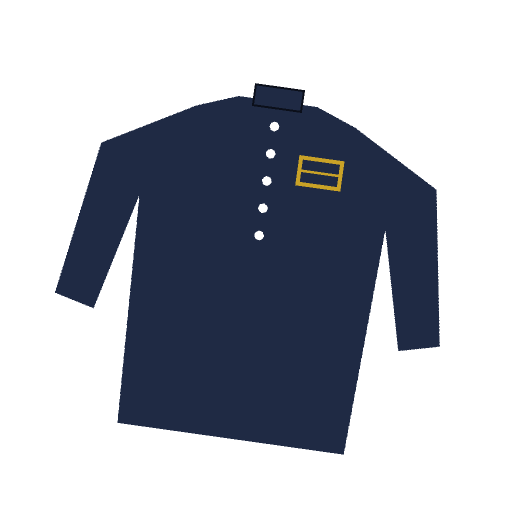
#> input picture tests/data/batch-uji-cacat/foto/F01.png, 1024 x 1024 px (shown at 1/2 size)
$ python -i komposit.py   (imports and definitions only)
#> lines starting #> are read from the running program, lines starting #| are printed output that depends on the picture; after the words box and inside, x2 and y2 are one past the last pixel; in counts of white or black regions, pixels touching at a corner belong together
"""Foto komposit: produk ASLI dari foto master ditempel di atas latar buatan AI.

Dipakai untuk foto yang produknya harus 100% sama (F01-F03, foto utama katalog). Model gambar hanya membuat
latar; piksel produk diambil langsung dari master, jadi kancing/bordir/kerah tidak mungkin berubah.

Syarat master: latar polos (putih/abu/satu warna), produk tidak menyentuh tepi foto. Kalau latar tidak polos,
script berhenti dengan pesan error (tidak ditebak): pakai scene AI biasa atau minta master yang lebih bersih.

  python3 scripts/komposit.py --master depan.jpg --latar latar.png --out F01.png
Exit 0 = selesai, 2 = master/latar tidak bisa dipakai.
"""
import argparse, json, sys
from PIL import Image, ImageChops, ImageDraw, ImageFilter

SISI_MASK = 600      # mask dihitung di ukuran kecil supaya cepat (floodfill PIL berjalan di Python)
AMBANG = 40          # beda warna dari latar (0-255) yang masih dianggap latar
AREA_MIN, AREA_MAX = 0.05, 0.92


class GagalKomposit(Exception):
    pass


def _warna_latar(im):
    """Median warna piksel tepi foto."""
    w, h = im.size
    px = im.load()
    tepi = [px[x, y] for x in range(w) for y in (0, h - 1)] + [px[x, y] for y in range(h) for x in (0, w - 1)]
    return tuple(sorted(c[i] for c in tepi)[len(tepi) // 2] for i in range(3)), tepi


def potong(master):
    """Kembalikan gambar RGBA produk (latar transparan), dipotong rapat ke batas produk."""
    with Image.open(master) as asli:
#> asli is the input picture: PIL image 1024x1024 RGB; mean R, G, B 173.2, 177.2, 186.3
        im = asli.convert("RGB")
    kecil = im.copy()
    kecil.thumbnail((SISI_MASK, SISI_MASK))
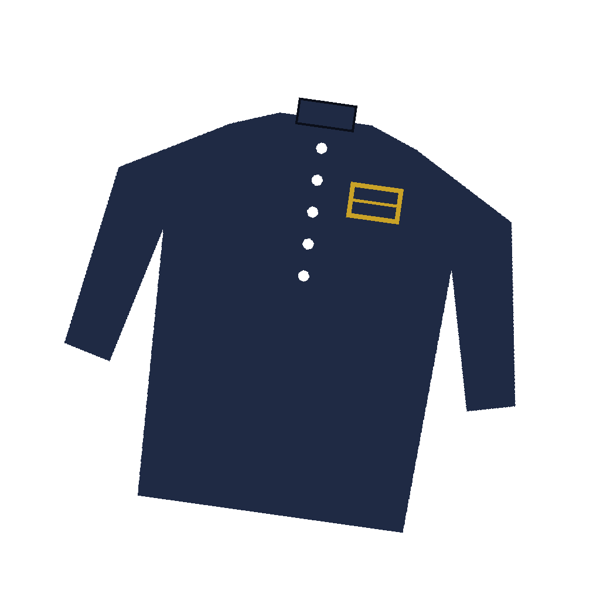
#> kecil: PIL image 600x600 RGB; mean R, G, B 173.2, 177.1, 186.3
    latar, tepi = _warna_latar(kecil)
#> in _warna_latar, `tepi = [px[x, y] for x in range(w) for y in (0, h - 1)] + [px[x, y] fo..`: tepi = 2400 items, first 6: (255, 255, 255), (255, 255, 255), (255, 255, 255), (255, 255, 255), (255, 255, 255), (255, 255, 255)
#> latar = (255, 255, 255)
    beda_tepi = sorted(max(abs(c[i] - latar[i]) for i in range(3)) for c in tepi)
#> beda_tepi = 2400 values from 0 to 0
    if beda_tepi[int(len(beda_tepi) * 0.9)] > AMBANG:
        raise GagalKomposit("latar master tidak polos (tepi foto berwarna-warni): potong otomatis tidak aman")

    r, g, b = ImageChops.difference(kecil, Image.new("RGB", kecil.size, latar)).split()
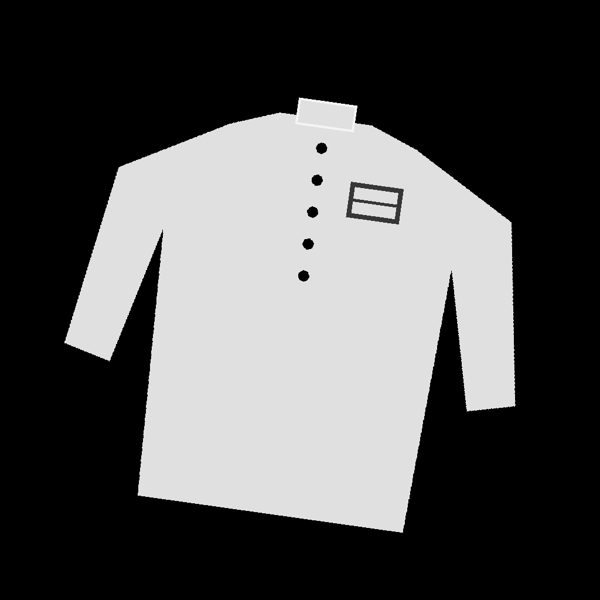
#> r: PIL image 600x600 L; min 0, max 255, mean 81.8
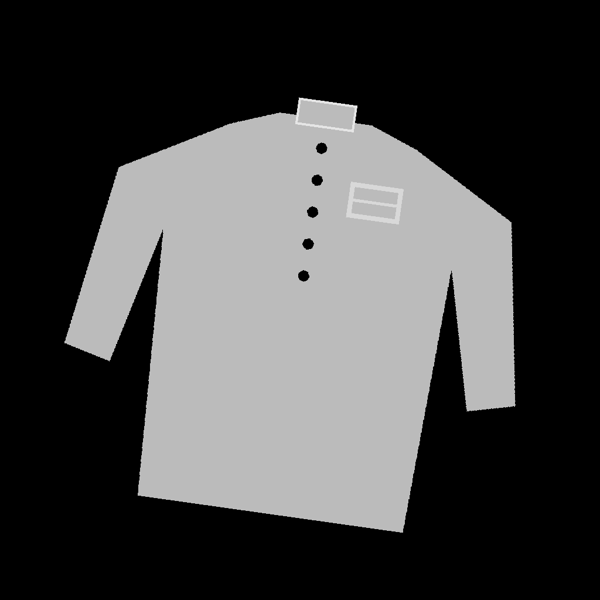
#> b: PIL image 600x600 L; min 0, max 251, mean 68.7
    beda = ImageChops.lighter(ImageChops.lighter(r, g), b)
    biner = beda.point(lambda v: 255 if v > AMBANG else 0)
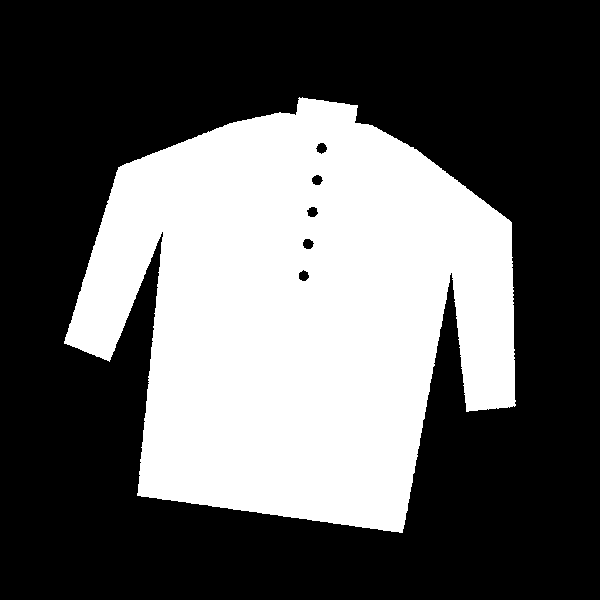
#> biner: PIL image 600x600 L; 36.9% white; 1 white region, box (x1, y1, x2, y2) and area: (64, 97, 516, 533) 132783
    # latar = area mirip warna latar yang TERSAMBUNG ke tepi; warna mirip di dalam produk (kancing putih) tetap produk
    w, h = biner.size
    px = biner.load()
    for x, y in [(x, 0) for x in range(w)] + [(x, h - 1) for x in range(w)] + \
                [(0, y) for y in range(h)] + [(w - 1, y) for y in range(h)]:
        if px[x, y] == 0:
            ImageDraw.floodfill(biner, (x, y), 128, thresh=0)
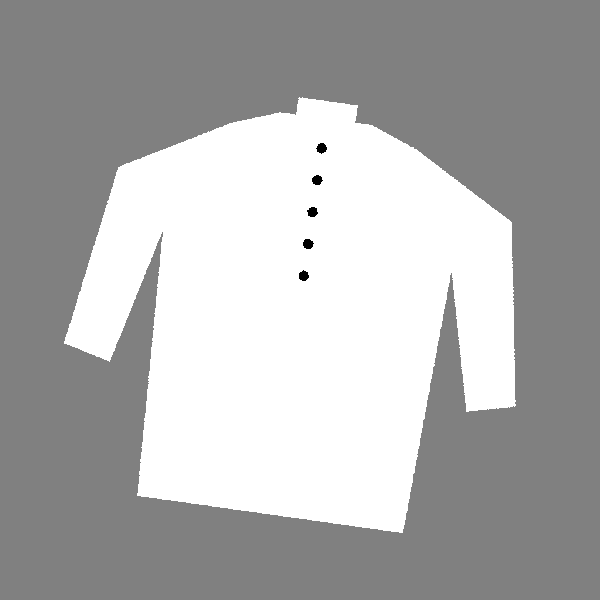
#> biner: PIL image 600x600 L; min 0, max 255, mean 174.7
    mask = biner.point(lambda v: 0 if v == 128 else 255)
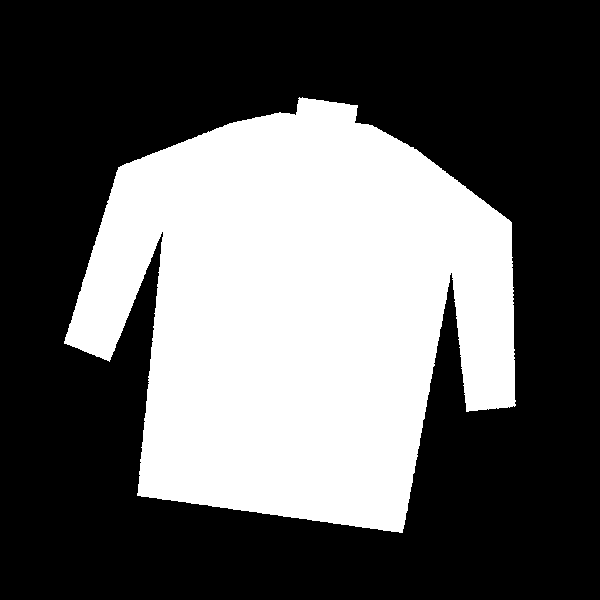
#> mask: PIL image 600x600 L; 37% white; 1 white region, box (x1, y1, x2, y2) and area: (64, 97, 516, 533) 133194

    area = sum(mask.histogram()[255:]) / (w * h)
#> area = 0.37
    if not AREA_MIN <= area <= AREA_MAX:
        raise GagalKomposit(f"produk terdeteksi {area:.0%} dari foto (wajar {AREA_MIN:.0%}-{AREA_MAX:.0%}): "
                            "cek master (produk terpotong, terlalu kecil, atau menyatu dengan latar)")
    # kecilkan tepi 1 px supaya sisa warna latar tidak terlihat, lalu haluskan
    mask = mask.filter(ImageFilter.MinFilter(3)).resize(im.size, Image.LANCZOS).filter(ImageFilter.GaussianBlur(1))
#> mask: PIL image 1024x1024 L
    produk = im.convert("RGBA")
    produk.putalpha(mask)
    kotak = mask.point(lambda v: 255 if v > 128 else 0).getbbox()
#> kotak = (112, 169, 877, 908)
    if not kotak:
        raise GagalKomposit("produk tidak terdeteksi di master")
    return produk.crop(kotak)
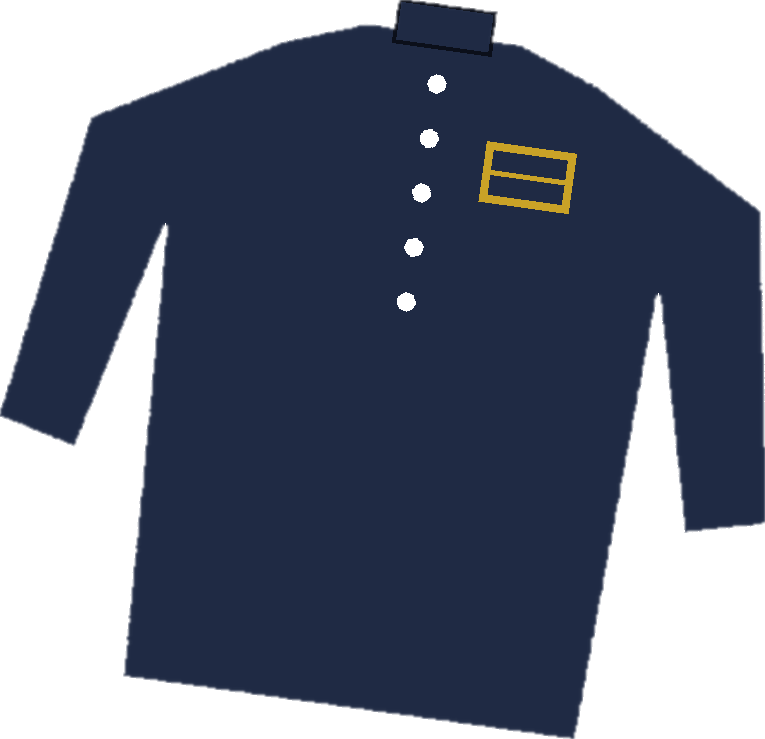
#> returned value: PIL image 765x739 RGBA; mean R, G, B, A 103.4, 110.7, 127.6, 171.7; transparent parts drawn white


def _kotak_latar(latar_path, ukuran):
    with Image.open(latar_path) as asli:
        im = asli.convert("RGB")
    s = min(im.size)  # potong tengah jadi persegi
    kiri, atas = (im.width - s) // 2, (im.height - s) // 2
    return im.crop((kiri, atas, kiri + s, atas + s)).resize((ukuran, ukuran), Image.LANCZOS)


def tempel(produk, latar_path, out, ukuran=1024, tinggi=0.84, lebar=0.86):
    """Tempel produk RGBA di tengah-bawah latar persegi, dengan bayangan lembut."""
    kanvas = _kotak_latar(latar_path, ukuran).convert("RGBA")
    skala = min(tinggi * ukuran / produk.height, lebar * ukuran / produk.width)
    p = produk.resize((max(1, round(produk.width * skala)), max(1, round(produk.height * skala))), Image.LANCZOS)
    x = (ukuran - p.width) // 2
    y = ukuran - p.height - round(0.05 * ukuran)

    bayangan = Image.new("L", (ukuran, ukuran), 0)
    lebar_b = round(p.width * 0.8)
    ImageDraw.Draw(bayangan).ellipse((x + (p.width - lebar_b) // 2, y + p.height - round(0.025 * ukuran),
                                      x + (p.width + lebar_b) // 2, y + p.height + round(0.025 * ukuran)), fill=90)
    bayangan = bayangan.filter(ImageFilter.GaussianBlur(round(0.02 * ukuran)))
    kanvas = Image.composite(Image.new("RGBA", kanvas.size, (0, 0, 0, 255)), kanvas, bayangan)
    kanvas.alpha_composite(p, (x, y))
    kanvas.convert("RGB").save(out, "PNG")
    return {"ukuran": ukuran, "posisi": [x, y], "ukuran_produk": [p.width, p.height]}


def buat(master, latar, out, ukuran=1024):
    return tempel(potong(master), latar, out, ukuran)


def main(argv=None):
    a = argparse.ArgumentParser(description=__doc__, formatter_class=argparse.RawDescriptionHelpFormatter)
    a.add_argument("--master", required=True, help="foto master depan, latar polos")
    a.add_argument("--latar", required=True, help="gambar latar (dari gambar.py atau buatan manusia)")
    a.add_argument("--out", required=True)
    a.add_argument("--ukuran", type=int, default=1024)
    x = a.parse_args(argv)
    try:
        hasil = buat(x.master, x.latar, x.out, x.ukuran)
    except (GagalKomposit, OSError) as e:
        print(json.dumps({"error": str(e)}, ensure_ascii=False))
        return 2
    print(json.dumps({"status": "SELESAI", "out": x.out, **hasil}, ensure_ascii=False))
    return 0


# [2 lines not run here, left out]

>>> result = potong('../tests/data/batch-uji-cacat/foto/F01.png')

$ run again, on tests/data/batch-uji-cacat/foto/F02.png
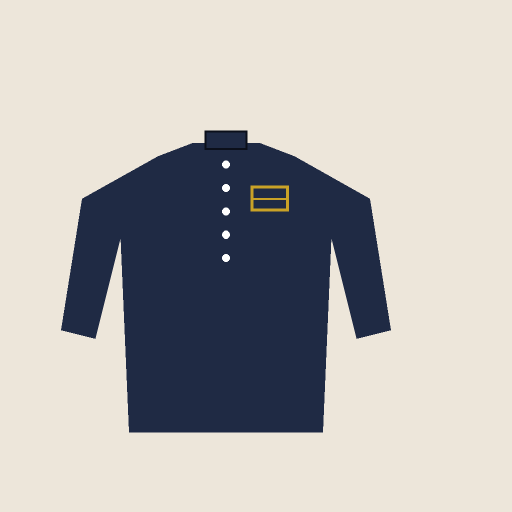
#> input picture tests/data/batch-uji-cacat/foto/F02.png, 1024 x 1024 px (shown at 1/2 size)
#> in potong, asli is the input picture: PIL image 1024x1024 RGB; mean R, G, B 182.7, 180.4, 178.2
#> in _warna_latar, `tepi = [px[x, y] for x in range(w) for y in (0, h - 1)] + [px[x, y] fo..`: tepi = 2400 items, first 6: (237, 230, 218), (237, 230, 218), (237, 230, 218), (237, 230, 218), (237, 230, 218), (237, 230, 218)
#> in potong, `latar, tepi = _warna_latar(kecil)`: latar = (237, 230, 218)
#> beda_tepi = 2400 values from 0 to 0
#> after the loop in potong, `for x, y in [(x, 0) for x in range(w)] + [(x, h - 1) for x in range(w)..`:
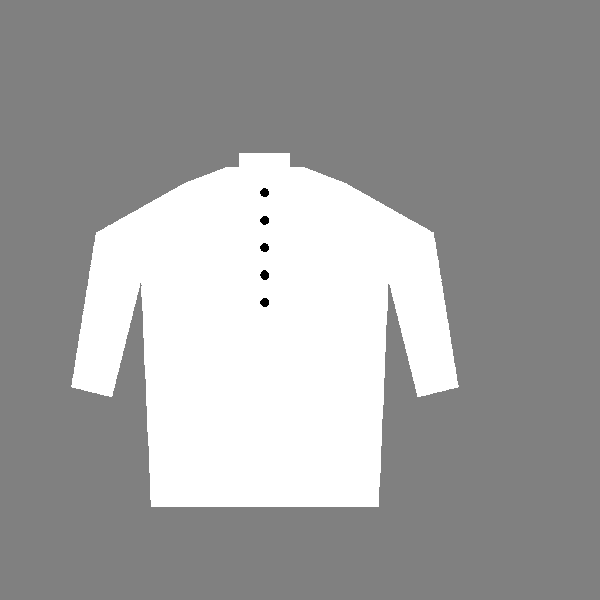
#> biner: PIL image 600x600 L; min 0, max 255, mean 161.7
#> area = 0.267
#> kotak = (125, 263, 780, 864)
#> in potong, `return produk.crop(kotak)`:
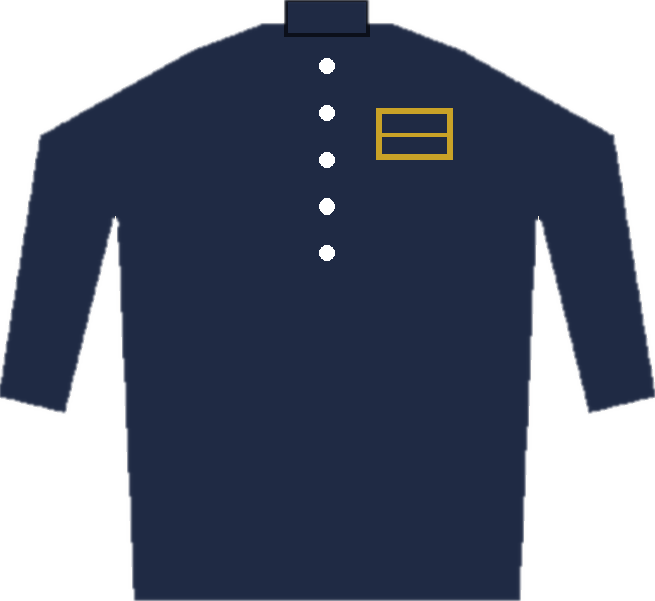
#> returned value: PIL image 655x601 RGBA; mean R, G, B, A 92.8, 98.2, 112.3, 177.6; transparent parts drawn white
